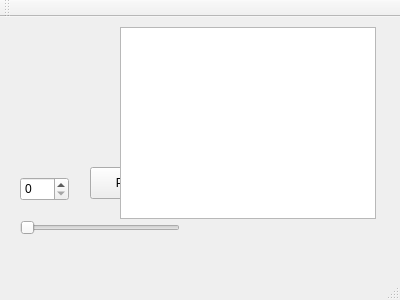
<?xml version="1.0" encoding="UTF-8"?>
<ui version="4.0">
 <class>MainWindow</class>
 <widget class="QMainWindow" name="MainWindow">
  <property name="geometry">
   <rect>
    <x>0</x>
    <y>0</y>
    <width>400</width>
    <height>300</height>
   </rect>
  </property>
  <property name="windowTitle">
   <string>MainWindow</string>
  </property>
  <widget class="QWidget" name="centralWidget">
   <widget class="QSlider" name="horizontalSlider">
    <property name="geometry">
     <rect>
      <x>20</x>
      <y>200</y>
      <width>160</width>
      <height>22</height>
     </rect>
    </property>
    <property name="orientation">
     <enum>Qt::Horizontal</enum>
    </property>
   </widget>
   <widget class="QSpinBox" name="spinBox">
    <property name="geometry">
     <rect>
      <x>20</x>
      <y>160</y>
      <width>49</width>
      <height>24</height>
     </rect>
    </property>
   </widget>
   <widget class="QPushButton" name="pushButton">
    <property name="geometry">
     <rect>
      <x>90</x>
      <y>150</y>
      <width>114</width>
      <height>32</height>
     </rect>
    </property>
    <property name="text">
     <string>PushButton</string>
    </property>
   </widget>
   <widget class="QGraphicsView" name="graphicsView">
    <property name="geometry">
     <rect>
      <x>120</x>
      <y>10</y>
      <width>256</width>
      <height>192</height>
     </rect>
    </property>
   </widget>
  </widget>
  <widget class="QMenuBar" name="menuBar">
   <property name="geometry">
    <rect>
     <x>0</x>
     <y>0</y>
     <width>400</width>
     <height>22</height>
    </rect>
   </property>
  </widget>
  <widget class="QToolBar" name="mainToolBar">
   <attribute name="toolBarArea">
    <enum>TopToolBarArea</enum>
   </attribute>
   <attribute name="toolBarBreak">
    <bool>false</bool>
   </attribute>
  </widget>
  <widget class="QStatusBar" name="statusBar"/>
 </widget>
 <layoutdefault spacing="6" margin="11"/>
 <resources/>
 <connections>
  <connection>
   <sender>horizontalSlider</sender>
   <signal>valueChanged(int)</signal>
   <receiver>spinBox</receiver>
   <slot>setValue(int)</slot>
   <hints>
    <hint type="sourcelabel">
     <x>34</x>
     <y>240</y>
    </hint>
    <hint type="destinationlabel">
     <x>35</x>
     <y>209</y>
    </hint>
   </hints>
  </connection>
 </connections>
</ui>
